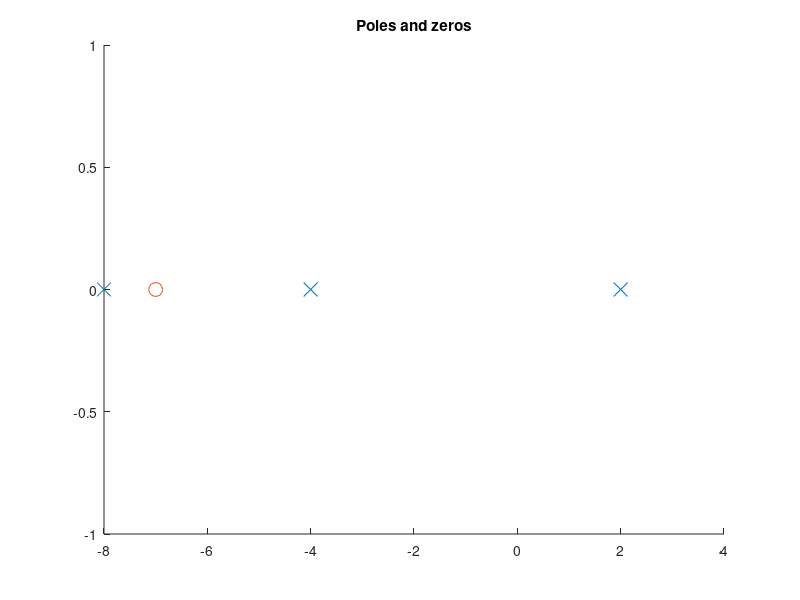
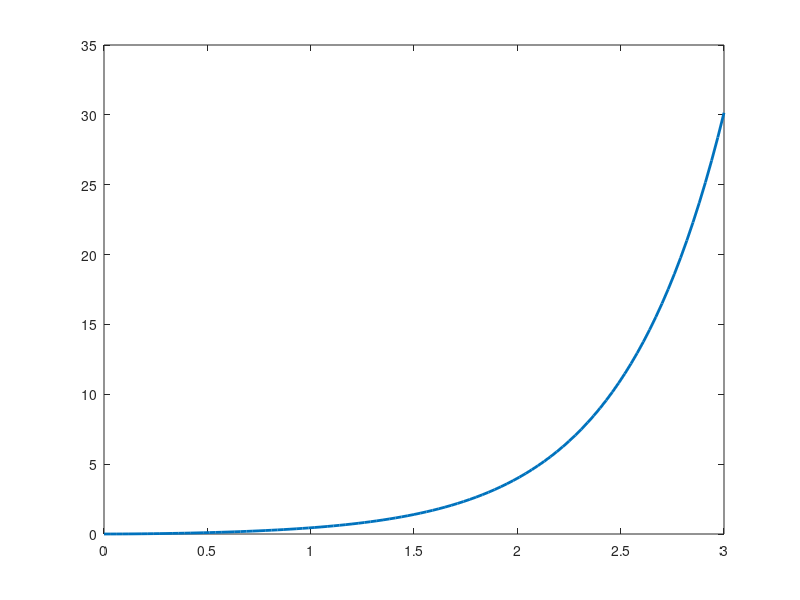

The MATLAB source for these figures, in order: (Note: this script raises an error after producing the figures.)
% Define the system from lecture.
s = tf('s');
plant = (s + 7)/((s - 2)*(s + 4)*(s + 8));

% Create a graph of the poles and zeros.
poles = pole(plant);
zeros = zero(plant);
hold on
scatter(real(poles), imag(poles), 100, "x")
scatter(real(zeros), imag(zeros), 100, "o")
title('Poles and zeros')
hold off

%%

% Generate the open-loop step response of this system.
[response, t] = step(plant);

% Plot formatting.
figure;
plot(t, response, 'LineWidth', 2) % Set the line width to 2

% Customize the axes for larger, serif font
ax = gca;
ax.FontSize = 14;          % Set font size to 14
ax.FontName = 'Times';     % Set font to Times for a serif font
ax.Title.String = 'Step Response';
ax.Title.FontWeight = 'normal';

% Label the axes
xlabel('Time (seconds)')
ylabel('Amplitude')

%%

% Plot the root locus of this system with proportional control.
rlocus(plant)
title('Root Locus of Plant (under Proportional Control)')

%%

% Use this block to play with the control parameters.
controlSystemDesigner(plant)

%% 

% Define the closed-loop proportional controller for testing.
K = 1;  % Change based on your tuned gain!
C = pid(K);
T = feedback(C*plant,1);

% Simulate the step response.
[response, t] = step(T);

% Plot formatting.
figure;
plot(t, response, 'LineWidth', 2) % Set the line width to 2

% Customize the axes for larger, serif font
ax = gca;
ax.FontSize = 14;          % Set font size to 14
ax.FontName = 'Times';     % Set font to Times for a serif font
ax.Title.String = 'Step Response';
ax.Title.FontWeight = 'normal';

% Label the axes
xlabel('Time (seconds)')
ylabel('Amplitude')
